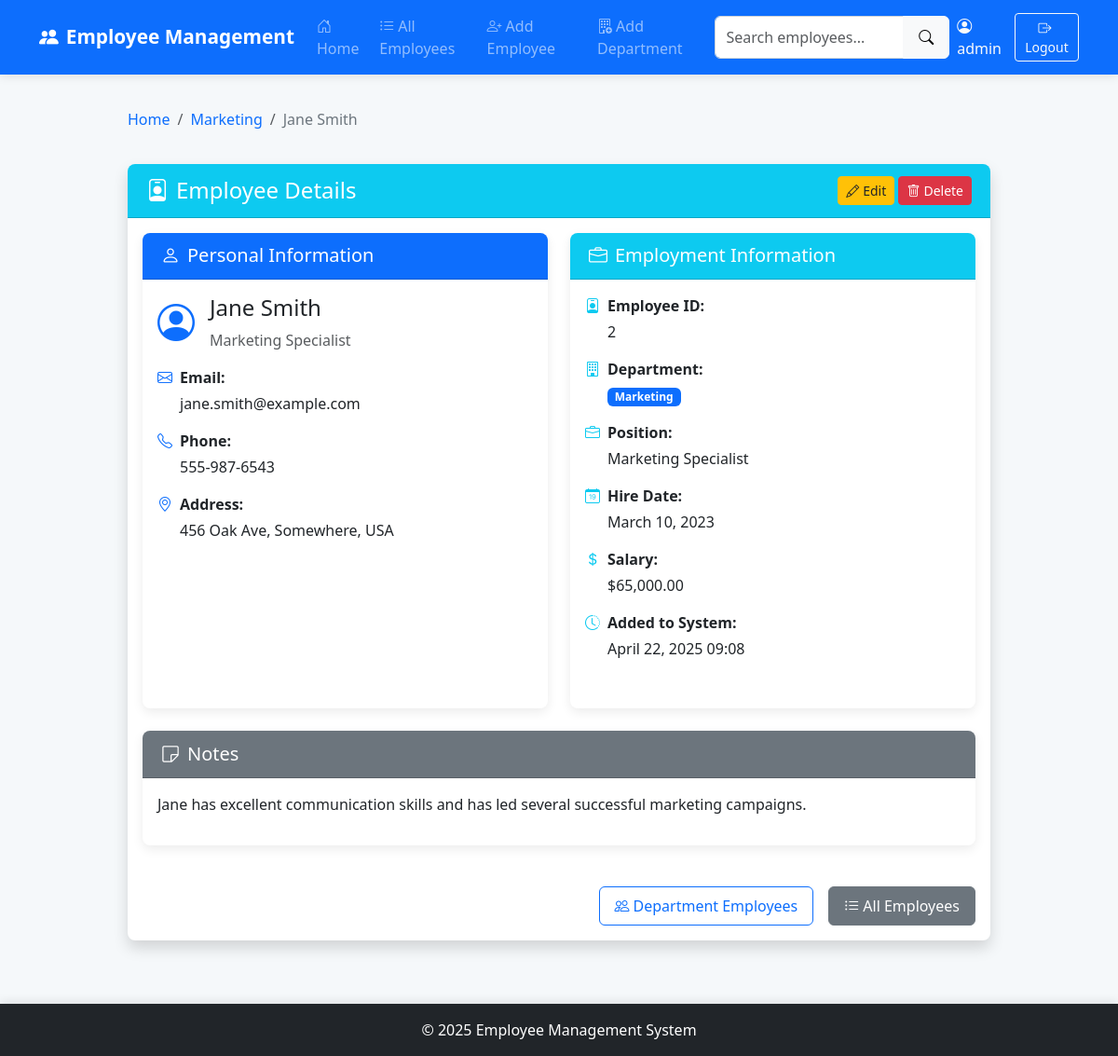
The page /employee/2 (signed in) on the database its author committed.
### app.py (models this page shows, shortened)
class Employee(db.Model):
    id = db.Column(db.Integer, primary_key=True)
    first_name = db.Column(db.String(50), nullable=False)
    last_name = db.Column(db.String(50), nullable=False)
    email = db.Column(db.String(100), unique=True, nullable=False)
    phone = db.Column(db.String(20), nullable=False)
    department = db.Column(db.String(50), nullable=False)
    position = db.Column(db.String(50), nullable=False)
    hire_date = db.Column(db.Date, nullable=False, default=datetime.utcnow)
    address = db.Column(db.String(200), nullable=False)
    salary = db.Column(db.Float, default=0)
    notes = db.Column(db.Text, nullable=True)
    created_at = db.Column(db.DateTime, default=datetime.utcnow)

### app.py (the view)
@app.route('/employee/<int:id>')
@login_required
def employee_details(id):
    employee = Employee.query.get_or_404(id)
    return render_template('employee_details.html', employee=employee)

### app.py (called while the page is built)
@app.template_filter('nl2br')
def nl2br(value):
    if value:
        return Markup(value.replace('\n', '<br>'))

def login_required(f):
    @wraps(f)
    def decorated_function(*args, **kwargs):
        if 'logged_in' not in session:
            flash('Please log in to access this page', 'warning')
            return redirect(url_for('login'))
        return f(*args, **kwargs)
    return decorated_function

### templates/employee_details.html (shortened to what this page needs)
{% extends 'base.html' %}
{% block content %}
<div class="row">
    <div class="col-md-10 offset-md-1">
        <nav aria-label="breadcrumb" class="mb-4">
            <ol class="breadcrumb">
                <li class="breadcrumb-item"><a href="{{ url_for('index') }}">Home</a></li>
                <li class="breadcrumb-item"><a href="{{ url_for('department_employees', department=employee.department) }}">{{ employee.department }}</a></li>
                <li class="breadcrumb-item active" aria-current="page">{{ employee.first_name }} {{ employee.last_name }}</li>
            </ol>
        </nav>
        <div class="card shadow">
            <div class="card-header bg-info text-white d-flex justify-content-between align-items-center">
                <h4 class="mb-0"><i class="bi bi-person-badge me-2"></i>Employee Details</h4>
                <div>
                    <a href="{{ url_for('edit_employee', id=employee.id) }}" class="btn btn-warning btn-sm">
                        <i class="bi bi-pencil me-1"></i>Edit
                    </a>
                    <button type="button" class="btn btn-danger btn-sm" data-bs-toggle="modal" data-bs-target="#deleteModal">
                        <i class="bi bi-trash me-1"></i>Delete
                    </button>
                </div>
            </div>
            <div class="card-body">
                <div class="row mb-4">
                    <div class="col-md-6">
                        <div class="card h-100 border-primary">
                            <div class="card-header bg-primary text-white">
                                <h5 class="mb-0"><i class="bi bi-person me-2"></i>Personal Information</h5>
                            </div>
                            <div class="card-body">
                                <div class="mb-3">
                                    <div class="d-flex">
                                        <div class="flex-shrink-0">
                                            <i class="bi bi-person-circle fs-1 text-primary"></i>
                                        </div>
                                        <div class="flex-grow-1 ms-3">
                                            <h4>{{ employee.first_name }} {{ employee.last_name }}</h4>
                                            <p class="text-muted mb-0">{{ employee.position }}</p>
                                        </div>
                                    </div>
                                </div>
                                <div class="mb-2">
                                    <p class="mb-1"><i class="bi bi-envelope me-2 text-primary"></i><strong>Email:</strong></p>
                                    <p class="ms-4">{{ employee.email }}</p>
                                </div>
                                <div class="mb-2">
                                    <p class="mb-1"><i class="bi bi-telephone me-2 text-primary"></i><strong>Phone:</strong></p>
                                    <p class="ms-4">{{ employee.phone }}</p>
                                </div>
                                <div class="mb-2">
                                    <p class="mb-1"><i class="bi bi-geo-alt me-2 text-primary"></i><strong>Address:</strong></p>
                                    <p class="ms-4">{{ employee.address }}</p>
                                </div>
                            </div>
                        </div>
                    </div>
                    <div class="col-md-6">
                        <div class="card h-100 border-info">
                            <div class="card-header bg-info text-white">
                                <h5 class="mb-0"><i class="bi bi-briefcase me-2"></i>Employment Information</h5>
                            </div>
                            <div class="card-body">
                                <div class="mb-2">
                                    <p class="mb-1"><i class="bi bi-person-badge me-2 text-info"></i><strong>Employee ID:</strong></p>
                                    <p class="ms-4">{{ employee.id }}</p>
                                </div>
                                <div class="mb-2">
                                    <p class="mb-1"><i class="bi bi-building me-2 text-info"></i><strong>Department:</strong></p>
                                    <p class="ms-4">
                                        <span class="badge bg-primary">{{ employee.department }}</span>
                                    </p>
                                </div>
                                <div class="mb-2">
                                    <p class="mb-1"><i class="bi bi-briefcase me-2 text-info"></i><strong>Position:</strong></p>
                                    <p class="ms-4">{{ employee.position }}</p>
                                </div>
                                <div class="mb-2">
                                    <p class="mb-1"><i class="bi bi-calendar-date me-2 text-info"></i><strong>Hire Date:</strong></p>
                                    <p class="ms-4">{{ employee.hire_date.strftime('%B %d, %Y') }}</p>
                                </div>
                                <div class="mb-2">
                                    <p class="mb-1"><i class="bi bi-currency-dollar me-2 text-info"></i><strong>Salary:</strong></p>
                                    <p class="ms-4">{{ "${:,.2f}".format(employee.salary) if employee.salary else "Not specified" }}</p>
                                </div>
                                <div class="mb-2">
                                    <p class="mb-1"><i class="bi bi-clock-history me-2 text-info"></i><strong>Added to System:</strong></p>
                                    <p class="ms-4">{{ employee.created_at.strftime('%B %d, %Y %H:%M') }}</p>
                                </div>
                            </div>
                        </div>
                    </div>
                </div>
                {% if employee.notes %}
                <div class="row mt-4">
                    <div class="col-12">
                        <div class="card border-secondary">
                            <div class="card-header bg-secondary text-white">
                                <h5 class="mb-0"><i class="bi bi-sticky me-2"></i>Notes</h5>
                            </div>
                            <div class="card-body">
                                <p>{{ employee.notes|nl2br }}</p>
                            </div>
                        </div>
                    </div>
                </div>
                {% endif %}
                <div class="d-grid gap-2 d-md-flex justify-content-md-end mt-4">
                    <a href="{{ url_for('department_employees', department=employee.department) }}" class="btn btn-outline-primary me-2">
                        <i class="bi bi-people me-1"></i>Department Employees
                    </a>
                    <a href="{{ url_for('all_employees') }}" class="btn btn-secondary">
                        <i class="bi bi-list-ul me-1"></i>All Employees
                    </a>
                </div>
            </div>
        </div>
    </div>
</div>
{% endblock %}

### static/css/style.css (style rules this page uses)
:root { --primary-color: #0d6efd; --secondary-color: #6c757d; --success-color: #198754; --info-color: #0dcaf0; --warning-color: #ffc107; --danger-color: #dc3545; --light-color: #f8f9fa; --dark-color: #212529; }
body { min-height: 100vh; display: flex; flex-direction: column; background-color: #f5f8fa; font-family: 'Segoe UI', Tahoma, Geneva, Verdana, sans-serif; }
.card { border-radius: 8px; box-shadow: 0 4px 12px rgba(0, 0, 0, 0.08); margin-bottom: 24px; border: none; transition: transform 0.3s ease, box-shadow 0.3s ease; }
.card-header { font-weight: 600; border-top-left-radius: 8px !important; border-top-right-radius: 8px !important; padding: 0.8rem 1.25rem; }
.btn { border-radius: 6px; padding: 0.5rem 1rem; font-weight: 500; transition: all 0.2s ease-in-out; }
.btn-warning { color: #212529; }
.btn-sm { padding: 0.25rem 0.5rem; font-size: 0.875rem; border-radius: 4px; }
.breadcrumb { background-color: transparent; padding: 0.75rem 0; margin-bottom: 1.5rem; }
.breadcrumb-item a { color: var(--primary-color); text-decoration: none; }
.breadcrumb-item.active { color: var(--secondary-color); }
@media only screen and (min-device-width: 768px) and (max-device-width: 1024px) { .card { margin-bottom: 20px; } }

### rows shown on the page
Employee: department "Marketing", first_name "Jane", last_name "Smith", position "Marketing Specialist", email "jane.smith@example.com", phone "555-987-6543", address "456 Oak Ave, Somewhere, USA", id "2", hire_date "March 10, 2023", salary "$65,000.00", created_at "April 22, 2025 09:08", notes "Jane has excellent communication skills and has led several successful marketing campaigns."

### other values the page prints
{{ session.username }} "admin"
